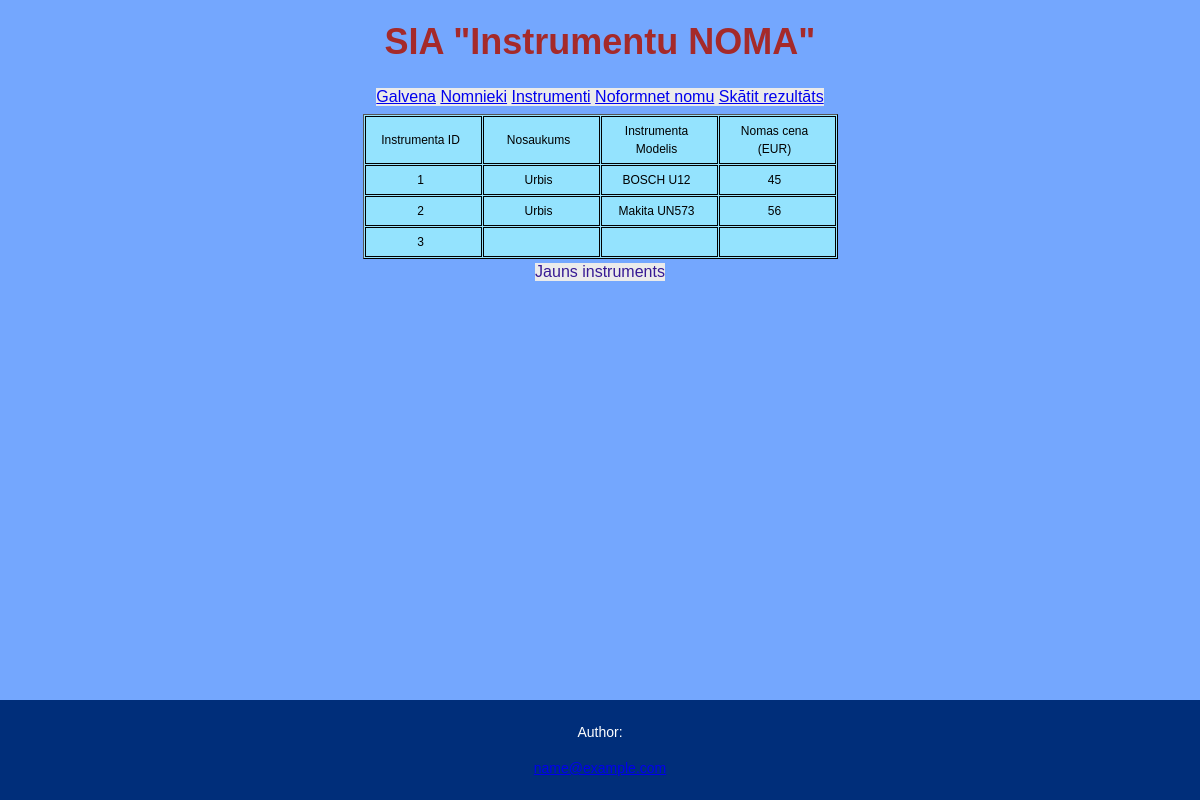
Before: /inst_kopa with the older database file.
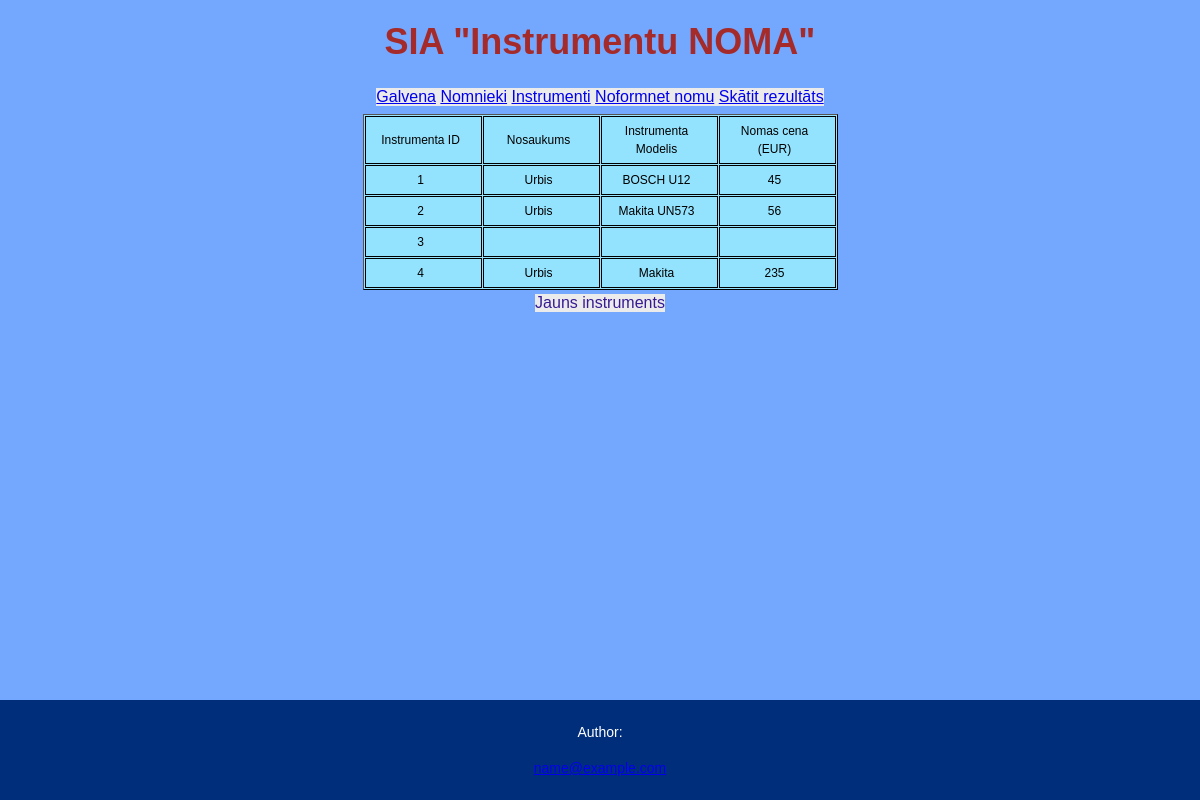
After: the same page with the newer database file.
### tables this page shows
CREATE TABLE instrumenti (
    id_instruments INTEGER PRIMARY KEY AUTOINCREMENT,
    instruments TEXT,
    marka TEXT,
    cena TEXT
 );

### main.py (the view)
@app.route('/inst_kopa', methods=['POST', 'GET'])
def inst_kopa():
  db = sqlite3.connect('noma.db')
  sql = db.cursor()
  sql.execute("SELECT * FROM instrumenti")
  records = sql.fetchall()
  print(records)
  return render_template("visi_instrumenti.html", rows = records)

### templates/visi_instrumenti.html (shortened to what this page needs)
{% extends 'base.html' %}
{% block body %}
<table>
<tr>
  <td>Instrumenta ID</td>
  <td>Nosaukums</td>
  <td>Instrumenta Modelis</td>
  <td>Nomas cena (EUR)</td>
</tr>
  {%  for el in rows  %}
<tr>
  <td>{{ el[0] }}</td>
  <td>{{ el[1] }}</td>
  <td>{{ el[2] }}</td>
  <td>{{ el[3] }}</td>
</tr>
  {% endfor %}
</table>
<div><a class="button" href="instrumenti">Jauns instruments</a></div>
{% endblock %}

### templates/base.html (shortened to what this page needs)
<!DOCTYPE html>
<html lang="en">
<head>
    <link rel="stylesheet" href="{{url_for('static', filename='css/style.css')}}">
</head>
<body>
    <h1>SIA "Instrumentu NOMA"</h1>
 <div >
        <nav class="button">
          <a href="/">Galvena</a>
          <a href="/nomn_kopa">Nomnieki</a>
          <a href="inst_kopa">Instrumenti</a>
          <a href="/noma">Noformnet nomu</a>
          <a href="/kopa">Skātit rezultāts</a>
        </nav>
      </div>
    {% block body %}
    {% endblock %}
  <footer>
  <p>Author:<br>
  <a href="mailto:/#">name@example.com</a></p>
</footer>
</body>
</html>

### static/css/style.css (style rules this page uses)
body { padding: 0; font-family: "Arial", sans-serif; font-size: 14px; line-height: 18px; color: #000000; background:#74a7fe ; }
div { text-align: center; width:100%; height: 30px; }
h1 { text-align: center; font-family: "Arial", sans-serif; font-size: 36px; line-height: 36px; color: brown; }
p { text-align: center; font-family: "Arial", sans-serif; font-size: 14px; line-height: 36px; }
table { text-align: center; margin: auto; width: auto; height: auto; border: 1px outset black; border-spacing: 1px; font-size: 12px; background:#94e3fe ; }
td { width: 100px; padding: 5px; padding-right: 10px; border: 1px solid black; }
.button { background-color: #ebebeb; border: none; color: #371a94; text-align: center; text-decoration: none; display: inline-block; font-size: 16px; margin: 4px 2px; cursor: pointer; }
footer { position: fixed; left: 0; bottom: 0; width: 100%; background-color: #002e7a; color: white; text-align: center; }

Changed rows visible on the page:
added instrumenti: id_instruments "4", instruments "Urbis", marka "Makita", cena "235"
